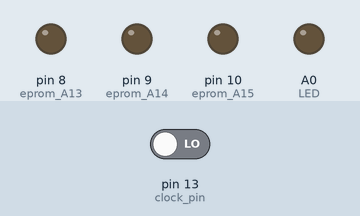
The sketch below on a simulated Arduino Nano, built with avr-gcc and run on an emulated ATmega328P. Shown: output pins drawn as LEDs (lit = HIGH). The test bench sets the inputs (shaded band); at power-on: pin 13 (clock_pin) LOW. EEPROM starts erased.

Above: at 0.1 s.
Timing chart, 0 to 5.0 s (numbered marks = the images above):
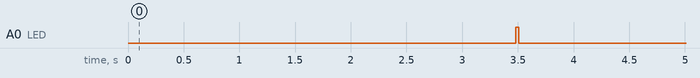

The sketch:

1541_RomSwitcher_Sketch.ino
```cpp
#include <EEPROM.h>

// searchString is the command that is used for switching ROM.
// It is passed by the 1541 in reverse order so the variable should be reversed too.
// The command should be preceded by a ROM number between 1 and 4 when used.
// The below reversed searchString in hex ascii is MORNR@ which is specified like this on the C64: 1@RNROM, 2@RNROM and so on.
byte searchString[] = {0x4D,0x4F,0x52,0x4E,0x52,0x40};

int commandLength = sizeof(searchString);
int bytesCorrect = 0;
volatile bool state;


void pciSetup(byte pin)
{
    // enable Pin Change Interrupt for requested pin
    *digitalPinToPCMSK(pin) |= bit (digitalPinToPCMSKbit(pin));  // enable pin
    PCIFR  |= bit (digitalPinToPCICRbit(pin)); // clear any outstanding interrupt
    PCICR  |= bit (digitalPinToPCICRbit(pin)); // enable interrupt for the group
}


ISR (PCINT0_vect) // handle pin change interrupt for D8 to D13 here
{
       // read state of pin 13
       state = PINB & B100000;
}


void cleareeprom(){
  for (int i = 0 ; i < EEPROM.length() ; i++) {
    EEPROM.write(i, 0);
  }
}


void resetdrive(){
  pinMode(11, OUTPUT); // reset pin
  digitalWrite(11, LOW);
  delay(50);
  digitalWrite(11, HIGH);
  delay(50);
  digitalWrite(11, LOW);
  pinMode(11, INPUT);

}


void switchrom(int romnumber){

  for (int x = 0; x <= romnumber; x++){
    digitalWrite (A0, HIGH);
    delay(30);
    digitalWrite (A0, LOW);
    delay(250);
  }
  delay (200);

  // switch eprompin A13 (D8)
  if (romnumber & B0001){
    digitalWrite(8 , HIGH);
  }
  else {
    digitalWrite(8 , LOW);
  }

  // switch eprompin A14 (D9)
  if (romnumber & B0010){
    digitalWrite(9 , HIGH);
  }
  else {
    digitalWrite(9 , LOW);
  }

  // switch eprompin A15 (D10)
  if (romnumber & B0100){
    digitalWrite(10 , HIGH);
  }
  else {
    digitalWrite(10 , LOW);
  }

    // switch eprompin A16 (A6)
  if (romnumber & B1000){
    digitalWrite(A6 , HIGH);
  }
  else {
    digitalWrite(A6 , LOW);
  }


  int savedROM = EEPROM.read(0);
  if (savedROM != romnumber){
    EEPROM.write(0, romnumber);
  }

  resetdrive();

}


// function for debugging using onboard LED
void blinknumber(int num) {
  int hundreds = num / 100;
  int tens = num % 100 / 10;
  int singular = num % 10;

  for (int x = 1; x <= 10; x++){
    digitalWrite(A0, HIGH);
    delay(50);
    digitalWrite(A0, LOW);
    delay(50);
  }
  delay(2000);

  for (int x = 1; x <= hundreds; x++){
    digitalWrite(A0, HIGH);
    delay(50);
    digitalWrite(A0, LOW);
    delay(350);
  }
  delay(2000);

  for (int x = 1; x <= tens; x++){
    digitalWrite(A0, HIGH);
    delay(50);
    digitalWrite(A0, LOW);
    delay(350);
  }
  delay(2000);

  for (int x = 1; x <= singular; x++){
    digitalWrite(A0, HIGH);
    delay(50);
    digitalWrite(A0, LOW);
    delay(350);
  }
}


void setup() {

  // set data pins as inputs
  DDRD = B00000000;

  pinMode(13, INPUT); // clock pin
  pinMode(11, INPUT); // reset pin. keep as input while not performing reset.

  pinMode(8, OUTPUT); // eprom A13
  pinMode(9, OUTPUT); // eprom A14
  pinMode(10, OUTPUT); // eprom A15
  pinMode(A6, OUTPUT); // eprom A16

  pinMode (A0, OUTPUT); //LED

  // retrieve last used ROM from ATmega EEPROM and switch ROM using ROM address pins A13-A16
  int lastROM = EEPROM.read(0);
  if (lastROM > 8){
    cleareeprom();
    lastROM = 0;
  }
  switchrom(lastROM);

  // enable pin change interrupt on pin D13(PB5) connected to R/W (pin 34) on 6502
  pciSetup(13);
}


void loop() {
  if (state == HIGH){
    state=LOW;
    byte byteCurr = PIND;

    if (bytesCorrect == commandLength){
      // we have our search string. This byte must be the ROM number
      // valid numbers are 1-8 (ASCII 49-56)
      if ((byteCurr >= 49)&&(byteCurr<=56)){
        // rom number within valid range. Switch rom
        switchrom(byteCurr - 49);
      }
      else{
        bytesCorrect=0;
      }
      //blinknumber(byteCurr);
    }

    // we don't have full search string yet. check if current byte is what we are looking for
    if (byteCurr == searchString[bytesCorrect]){
      // increase bytesCorrect to check for next character
      bytesCorrect++;
    }
    else {
      bytesCorrect = 0;
    }
  }
}
```
